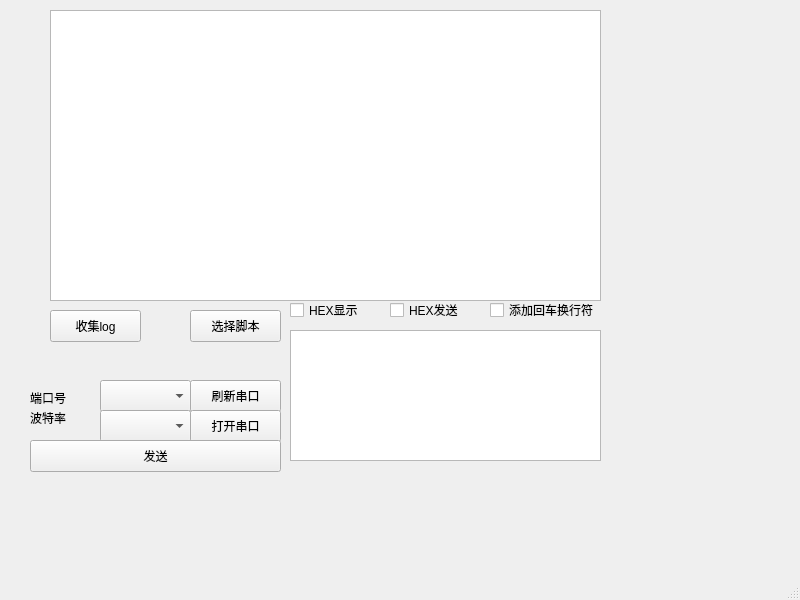
<?xml version="1.0" encoding="UTF-8"?>
<ui version="4.0">
 <class>MainWindow</class>
 <widget class="QMainWindow" name="MainWindow">
  <property name="geometry">
   <rect>
    <x>0</x>
    <y>0</y>
    <width>800</width>
    <height>600</height>
   </rect>
  </property>
  <property name="windowTitle">
   <string>MainWindow</string>
  </property>
  <widget class="QWidget" name="centralwidget">
   <widget class="QComboBox" name="CB_SerialCom">
    <property name="geometry">
     <rect>
      <x>100</x>
      <y>380</y>
      <width>91</width>
      <height>32</height>
     </rect>
    </property>
   </widget>
   <widget class="QComboBox" name="CB_BaudRate">
    <property name="geometry">
     <rect>
      <x>100</x>
      <y>410</y>
      <width>91</width>
      <height>32</height>
     </rect>
    </property>
   </widget>
   <widget class="QPushButton" name="pushButton">
    <property name="geometry">
     <rect>
      <x>190</x>
      <y>380</y>
      <width>91</width>
      <height>32</height>
     </rect>
    </property>
    <property name="text">
     <string>刷新串口</string>
    </property>
   </widget>
   <widget class="QPushButton" name="Button_OpenCom">
    <property name="geometry">
     <rect>
      <x>190</x>
      <y>410</y>
      <width>91</width>
      <height>32</height>
     </rect>
    </property>
    <property name="text">
     <string>打开串口</string>
    </property>
   </widget>
   <widget class="QLabel" name="label">
    <property name="geometry">
     <rect>
      <x>30</x>
      <y>390</y>
      <width>59</width>
      <height>16</height>
     </rect>
    </property>
    <property name="text">
     <string>端口号</string>
    </property>
   </widget>
   <widget class="QLabel" name="label_2">
    <property name="geometry">
     <rect>
      <x>30</x>
      <y>410</y>
      <width>59</width>
      <height>16</height>
     </rect>
    </property>
    <property name="text">
     <string>波特率</string>
    </property>
   </widget>
   <widget class="QPushButton" name="Button_Send">
    <property name="geometry">
     <rect>
      <x>30</x>
      <y>440</y>
      <width>251</width>
      <height>32</height>
     </rect>
    </property>
    <property name="text">
     <string>发送</string>
    </property>
   </widget>
   <widget class="QCheckBox" name="checkBox_ReciveHEX">
    <property name="geometry">
     <rect>
      <x>290</x>
      <y>300</y>
      <width>86</width>
      <height>20</height>
     </rect>
    </property>
    <property name="text">
     <string>HEX显示</string>
    </property>
   </widget>
   <widget class="QCheckBox" name="checkBox__SendHEX">
    <property name="geometry">
     <rect>
      <x>390</x>
      <y>300</y>
      <width>86</width>
      <height>20</height>
     </rect>
    </property>
    <property name="text">
     <string>HEX发送</string>
    </property>
   </widget>
   <widget class="QTextEdit" name="textEdit_Send">
    <property name="geometry">
     <rect>
      <x>290</x>
      <y>330</y>
      <width>311</width>
      <height>131</height>
     </rect>
    </property>
   </widget>
   <widget class="QCheckBox" name="checkBox__SendAddEnter">
    <property name="geometry">
     <rect>
      <x>490</x>
      <y>300</y>
      <width>121</width>
      <height>20</height>
     </rect>
    </property>
    <property name="text">
     <string>添加回车换行符</string>
    </property>
   </widget>
   <widget class="QTextEdit" name="textEdit_Recive">
    <property name="geometry">
     <rect>
      <x>50</x>
      <y>10</y>
      <width>551</width>
      <height>291</height>
     </rect>
    </property>
   </widget>
   <widget class="QPushButton" name="pushButton_2">
    <property name="geometry">
     <rect>
      <x>50</x>
      <y>310</y>
      <width>91</width>
      <height>32</height>
     </rect>
    </property>
    <property name="text">
     <string>收集log</string>
    </property>
   </widget>
   <widget class="QPushButton" name="pushButton_3">
    <property name="geometry">
     <rect>
      <x>190</x>
      <y>310</y>
      <width>91</width>
      <height>32</height>
     </rect>
    </property>
    <property name="text">
     <string>选择脚本</string>
    </property>
   </widget>
  </widget>
  <widget class="QMenuBar" name="menubar">
   <property name="geometry">
    <rect>
     <x>0</x>
     <y>0</y>
     <width>800</width>
     <height>22</height>
    </rect>
   </property>
  </widget>
  <widget class="QStatusBar" name="statusbar"/>
 </widget>
 <resources/>
 <connections/>
</ui>
